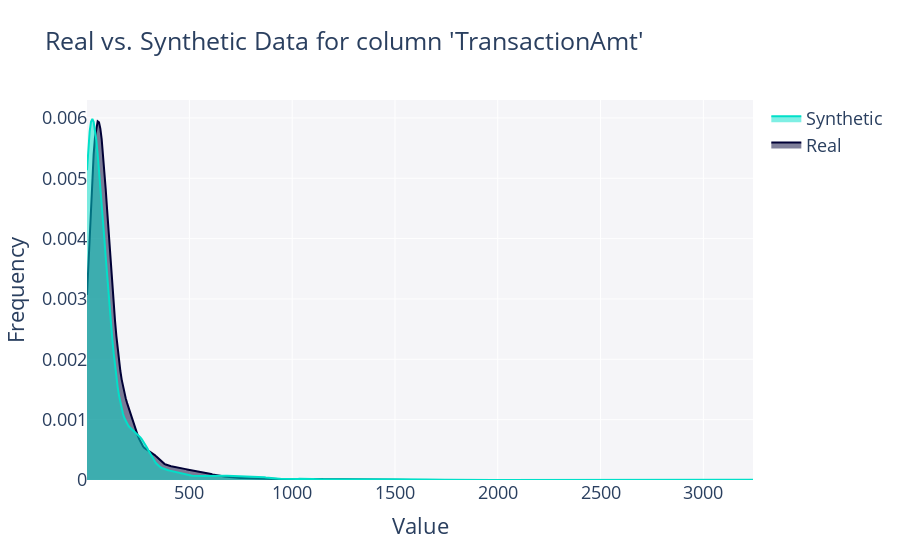

The code cell stored with this chart in its notebook:
### Code cell
# Plot for the CTGAN model
fig_CTGAN_SDV = get_column_plot(
    real_data=training_df,
    synthetic_data=synthetic_data_CTGAN_SDV,
    metadata=metadata,
    column_name="TransactionAmt"
)
    
fig_CTGAN_SDV.show()

### Figure 1 — Plotly figure (JSON) as saved in the notebook; plotly's stock layout.template omitted (floating-point values rounded to 4 significant figures; data arrays with more than 128 entries replaced by an {"elided": "..."} marker saying what was removed)
{"data": [{"fill": "tozeroy", "hovertemplate": "<b>Real</b><br>Frequency: %{y}<extra></extra>", "legendgroup": "Real", "marker": {"color": "#000036"}, "mode": "lines", "name": "Real", "showlegend": true, "type": "scatter", "x": {"elided": "500 float values"}, "xaxis": "x", "y": {"elided": "500 float values"}, "yaxis": "y"}, {"fill": "tozeroy", "hovertemplate": "<b>Synthetic</b><br>Frequency: %{y}<extra></extra>", "legendgroup": "Synthetic", "marker": {"color": "#01E0C9"}, "mode": "lines", "name": "Synthetic", "showlegend": true, "type": "scatter", "x": {"elided": "500 float values"}, "xaxis": "x", "y": {"elided": "500 float values"}, "yaxis": "y"}], "layout": {"barmode": "overlay", "font": {"size": 18}, "hovermode": "closest", "legend": {"traceorder": "reversed"}, "plot_bgcolor": "#F5F5F8", "title": {"text": "Real vs. Synthetic Data for column 'TransactionAmt'"}, "xaxis": {"anchor": "y2", "domain": [0, 1], "title": {"text": "Value"}, "zeroline": false}, "yaxis": {"anchor": "free", "domain": [0, 1], "position": 0, "title": {"text": "Frequency"}}}}
